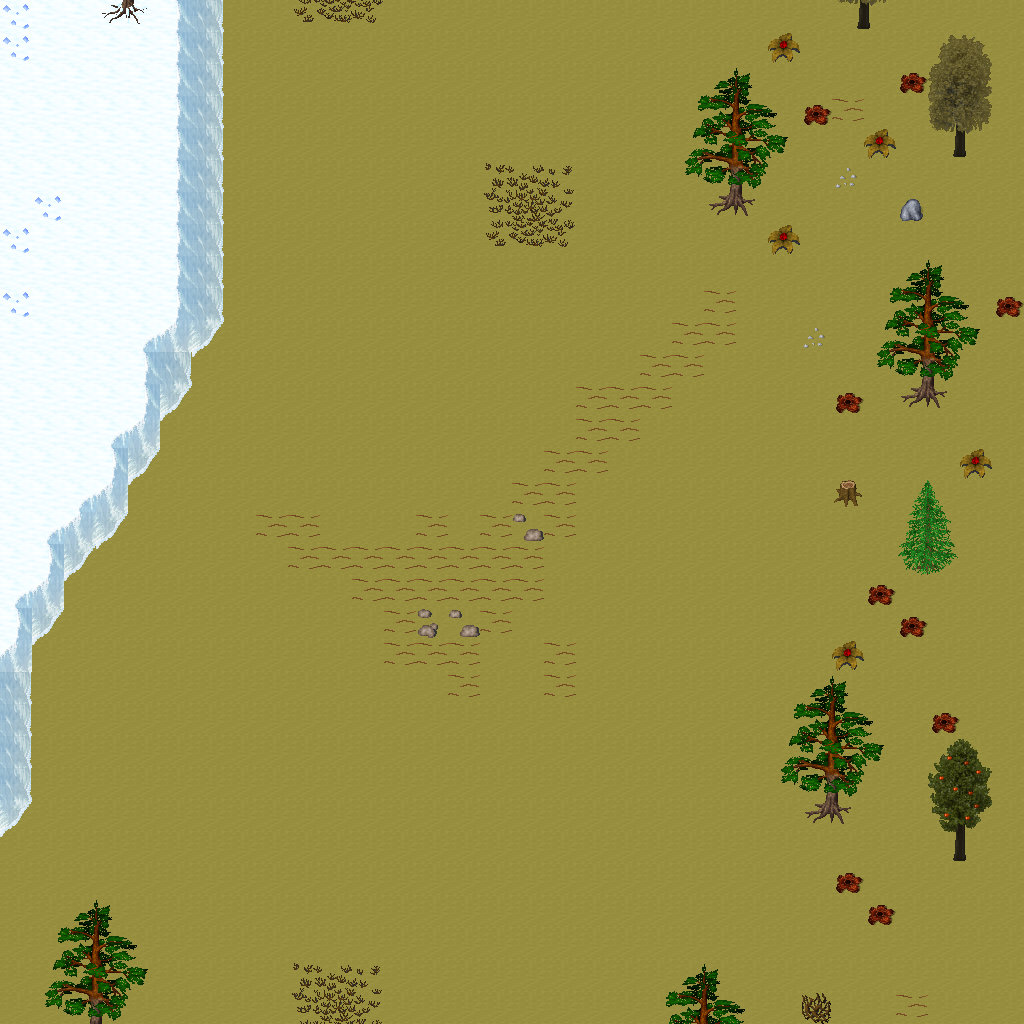

Tiled map render using the project's own tile images. Description and the map definition, with tile-layer contents summarised, below:
An orthogonal 32x32 tile map with 32x32 px tiles, 5 tile layers (Ground, Objects, Objects2, Above, ...), 1 hidden layer not drawn, 47 tilesets.

<map version="1.10" tiledversion="1.11.0" orientation="orthogonal" renderorder="right-down" width="32" height="32" tilewidth="32" tileheight="32" infinite="0" nextlayerid="11" nextobjectid="1">
 <tileset firstgid="1" name="ground_ground" tilewidth="32" tileheight="32" tilecount="33" columns="3">
  <image source="../drawable/ground_ground.png" width="96" height="352" />
 </tileset>
 <tileset firstgid="34" name="ground_ice_ice" tilewidth="32" tileheight="32" tilecount="3" columns="3">
  <image source="../drawable/ground_ice_ice.png" width="96" height="32" />
 </tileset>
 <tileset firstgid="37" name="ground_earth_edges" tilewidth="32" tileheight="32" tilecount="18" columns="6">
  <image source="../drawable/ground_earth_edges.png" width="192" height="96" />
 </tileset>
 <tileset firstgid="55" name="ground_rock_pebbles" tilewidth="32" tileheight="32" tilecount="3" columns="1">
  <image source="../drawable/ground_rock_pebbles.png" width="32" height="96" />
 </tileset>
 <tileset firstgid="58" name="item_corpse_huge_animal" tilewidth="32" tileheight="32" tilecount="16" columns="2">
  <image source="../drawable/item_corpse_huge_animal.png" width="64" height="256" />
 </tileset>
 <tileset firstgid="74" name="plant_flower_daisy_white" tilewidth="32" tileheight="32" tilecount="8" columns="2">
  <image source="../drawable/plant_flower_daisy_white.png" width="64" height="128" />
 </tileset>
 <tileset firstgid="82" name="ground_ridge_earth_dark" tilewidth="32" tileheight="32" tilecount="96" columns="12">
  <image source="../drawable/ground_ridge_earth_dark.png" width="384" height="256" />
 </tileset>
 <tileset firstgid="178" name="ground_grass_edges" tilewidth="32" tileheight="32" tilecount="36" columns="12">
  <image source="../drawable/ground_grass_edges.png" width="384" height="96" />
 </tileset>
 <tileset firstgid="214" name="ground_ridge_ice_2" tilewidth="32" tileheight="32" tilecount="42" columns="7">
  <image source="../drawable/ground_ridge_ice_2.png" width="224" height="192" />
 </tileset>
 <tileset firstgid="256" name="ground_ice_glacier" tilewidth="32" tileheight="32" tilecount="1" columns="1">
  <image source="../drawable/ground_ice_glacier.png" width="32" height="32" />
 </tileset>
 <tileset firstgid="257" name="ground_ice_edges" tilewidth="32" tileheight="32" tilecount="9" columns="3">
  <image source="../drawable/ground_ice_edges.png" width="96" height="96" />
 </tileset>
 <tileset firstgid="266" name="plant_bush_large_brown" tilewidth="32" tileheight="32" tilecount="9" columns="3">
  <image source="../drawable/plant_bush_large_brown.png" width="96" height="96" />
 </tileset>
 <tileset firstgid="275" name="ground_ridge_ice" tilewidth="32" tileheight="32" tilecount="42" columns="7">
  <image source="../drawable/ground_ridge_ice.png" width="224" height="192" />
 </tileset>
 <tileset firstgid="317" name="plant_bush_various_small" tilewidth="32" tileheight="32" tilecount="9" columns="3">
  <image source="../drawable/plant_bush_various_small.png" width="96" height="96" />
 </tileset>
 <tileset firstgid="326" name="ground_rock_rocks_2" tilewidth="32" tileheight="32" tilecount="4" columns="2">
  <image source="../drawable/ground_rock_rocks_2.png" width="64" height="64" />
 </tileset>
 <tileset firstgid="330" name="building_decoration_blue_circle" tilewidth="32" tileheight="32" tilecount="4" columns="2">
  <image source="../drawable/building_decoration_blue_circle.png" width="64" height="64" />
 </tileset>
 <tileset firstgid="334" name="item_statue_cross" tilewidth="32" tileheight="32" tilecount="1" columns="1">
  <image source="../drawable/item_statue_cross.png" width="32" height="32" />
 </tileset>
 <tileset firstgid="335" name="ground_rock_green_crystal" tilewidth="32" tileheight="32" tilecount="9" columns="3">
  <image source="../drawable/ground_rock_green_crystal.png" width="96" height="96" />
 </tileset>
 <tileset firstgid="344" name="furniture_light_iron_lamp" tilewidth="32" tileheight="32" tilecount="3" columns="1">
  <image source="../drawable/furniture_light_iron_lamp.png" width="32" height="96" />
 </tileset>
 <tileset firstgid="347" name="item_statue_metal_and_stone" tilewidth="32" tileheight="32" tilecount="6" columns="3">
  <image source="../drawable/item_statue_metal_and_stone.png" width="96" height="64" />
 </tileset>
 <tileset firstgid="353" name="ground_ladder_horizontal_pale" tilewidth="32" tileheight="32" tilecount="3" columns="1">
  <image source="../drawable/ground_ladder_horizontal_pale.png" width="32" height="96" />
 </tileset>
 <tileset firstgid="356" name="plant_bush_bushes" tilewidth="32" tileheight="32" tilecount="10" columns="5">
  <image source="../drawable/plant_bush_bushes.png" width="160" height="64" />
 </tileset>
 <tileset firstgid="366" name="item_blood_floor_stain" tilewidth="32" tileheight="32" tilecount="1" columns="1">
  <image source="../drawable/item_blood_floor_stain.png" width="32" height="32" />
 </tileset>
 <tileset firstgid="367" name="item_corpse_skull_dark" tilewidth="32" tileheight="32" tilecount="2" columns="2">
  <image source="../drawable/item_corpse_skull_dark.png" width="64" height="32" />
 </tileset>
 <tileset firstgid="369" name="furniture_light_flames" tilewidth="32" tileheight="32" tilecount="6" columns="6">
  <image source="../drawable/furniture_light_flames.png" width="192" height="32" />
 </tileset>
 <tileset firstgid="375" name="logic_creature_human" tilewidth="32" tileheight="32" tilecount="5" columns="5">
  <image source="../drawable/logic_creature_human.png" width="160" height="32" />
 </tileset>
 <tileset firstgid="380" name="logic_creature_elemental" tilewidth="32" tileheight="32" tilecount="16" columns="8">
  <image source="../drawable/logic_creature_elemental.png" width="256" height="64" />
 </tileset>
 <tileset firstgid="396" name="logic_collision" tilewidth="32" tileheight="32" tilecount="1" columns="1">
  <image source="../drawable/logic_collision.png" width="32" height="32" />
 </tileset>
 <tileset firstgid="397" name="logic_creature_giant_human" tilewidth="32" tileheight="32" tilecount="16" columns="8">
  <image source="../drawable/logic_creature_giant_human.png" width="256" height="64" />
 </tileset>
 <tileset firstgid="413" name="plant_tree_taller_trees" tilewidth="32" tileheight="32" tilecount="32" columns="8">
  <image source="../drawable/plant_tree_taller_trees.png" width="256" height="128" />
 </tileset>
 <tileset firstgid="445" name="plant_tree_spruce" tilewidth="32" tileheight="32" tilecount="6" columns="2">
  <image source="../drawable/plant_tree_spruce.png" width="64" height="96" />
 </tileset>
 <tileset firstgid="451" name="plant_bush_bush_mult_colored" tilewidth="32" tileheight="32" tilecount="6" columns="3">
  <image source="../drawable/plant_bush_bush_mult_colored.png" width="96" height="64" />
 </tileset>
 <tileset firstgid="457" name="ground_ice_icehole" tilewidth="32" tileheight="32" tilecount="1" columns="1">
  <image source="../drawable/ground_ice_icehole.png" width="32" height="32" />
 </tileset>
 <tileset firstgid="458" name="logic_portal" tilewidth="32" tileheight="32" tilecount="24" columns="8">
  <image source="../drawable/logic_portal.png" width="256" height="96" />
 </tileset>
 <tileset firstgid="482" name="building_wall_int_clay" tilewidth="32" tileheight="32" tilecount="100" columns="10">
  <image source="../drawable/building_wall_int_clay.png" width="320" height="320" />
 </tileset>
 <tileset firstgid="582" name="plant_tree_pine_tree" tilewidth="32" tileheight="32" tilecount="20" columns="4">
  <image source="../drawable/plant_tree_pine_tree.png" width="128" height="160" />
 </tileset>
 <tileset firstgid="602" name="plant_tree_pine_tree_1" tilewidth="32" tileheight="32" tilecount="20" columns="4">
  <image source="../drawable/plant_tree_pine_tree_1.png" width="128" height="160" />
 </tileset>
 <tileset firstgid="622" name="plant_stump_hollow_logs" tilewidth="32" tileheight="32" tilecount="6" columns="3">
  <image source="../drawable/plant_stump_hollow_logs.png" width="96" height="64" />
 </tileset>
 <tileset firstgid="628" name="plant_stump_small_stump" tilewidth="32" tileheight="32" tilecount="4" columns="2">
  <image source="../drawable/plant_stump_small_stump.png" width="64" height="64" />
 </tileset>
 <tileset firstgid="632" name="plant_stump_stump_snow1" tilewidth="32" tileheight="32" tilecount="2" columns="2">
  <image source="../drawable/plant_stump_stump_snow1.png" width="64" height="32" />
 </tileset>
 <tileset firstgid="634" name="plant_stump_stump_snow" tilewidth="32" tileheight="32" tilecount="2" columns="2">
  <image source="../drawable/plant_stump_stump_snow.png" width="64" height="32" />
 </tileset>
 <tileset firstgid="636" name="building_decoration_rocks" tilewidth="32" tileheight="32" tilecount="6" columns="3">
  <image source="../drawable/building_decoration_rocks.png" width="96" height="64" />
 </tileset>
 <tileset firstgid="642" name="ground_rock_rocks" tilewidth="32" tileheight="32" tilecount="4" columns="2">
  <image source="../drawable/ground_rock_rocks.png" width="64" height="64" />
 </tileset>
 <tileset firstgid="646" name="plant_tree_snow_on_pine" tilewidth="32" tileheight="32" tilecount="20" columns="4">
  <image source="../drawable/plant_tree_snow_on_pine.png" width="128" height="160" />
 </tileset>
 <tileset firstgid="666" name="light_dim_light_5x5" tilewidth="32" tileheight="32" tilecount="25" columns="5">
  <image source="../drawable/light_dim_light_5x5.png" width="160" height="160" />
 </tileset>
 <tileset firstgid="691" name="logic_creature_fowl" tilewidth="32" tileheight="32" tilecount="6" columns="6">
  <image source="../drawable/logic_creature_fowl.png" width="192" height="32" />
 </tileset>
 <tileset firstgid="697" name="logic_creature_animal" tilewidth="32" tileheight="32" tilecount="32" columns="8">
  <image source="../drawable/logic_creature_animal.png" width="256" height="128" />
 </tileset>
 <layer id="1" name="Ground" width="32" height="32">
  <data>[1024 cells, 1024 non-empty, 2 distinct tile ids]</data>
 </layer>
 <layer id="2" name="Objects" width="32" height="32">
  <data>[1024 cells, 159 non-empty, 36 distinct tile ids]</data>
 </layer>
 <layer id="3" name="Objects2" width="32" height="32">
  <data>[1024 cells, 0 non-empty, 0 distinct tile ids]</data>
 </layer>
 <layer id="4" name="Above" width="32" height="32">
  <data>[1024 cells, 95 non-empty, 35 distinct tile ids]</data>
 </layer>
 <layer id="5" name="Above2" width="32" height="32">
  <data>[1024 cells, 0 non-empty, 0 distinct tile ids]</data>
 </layer>
 <layer id="6" name="Walkable" width="32" height="32" visible="0">
  <data>[1024 cells, 75 non-empty, 1 distinct tile ids]</data>
 </layer>
 <objectgroup id="7" name="Mapevents" />
 <objectgroup id="8" name="Spawn" />
 <objectgroup id="9" name="Keys" />
 <objectgroup id="10" name="Replace" />
</map>
